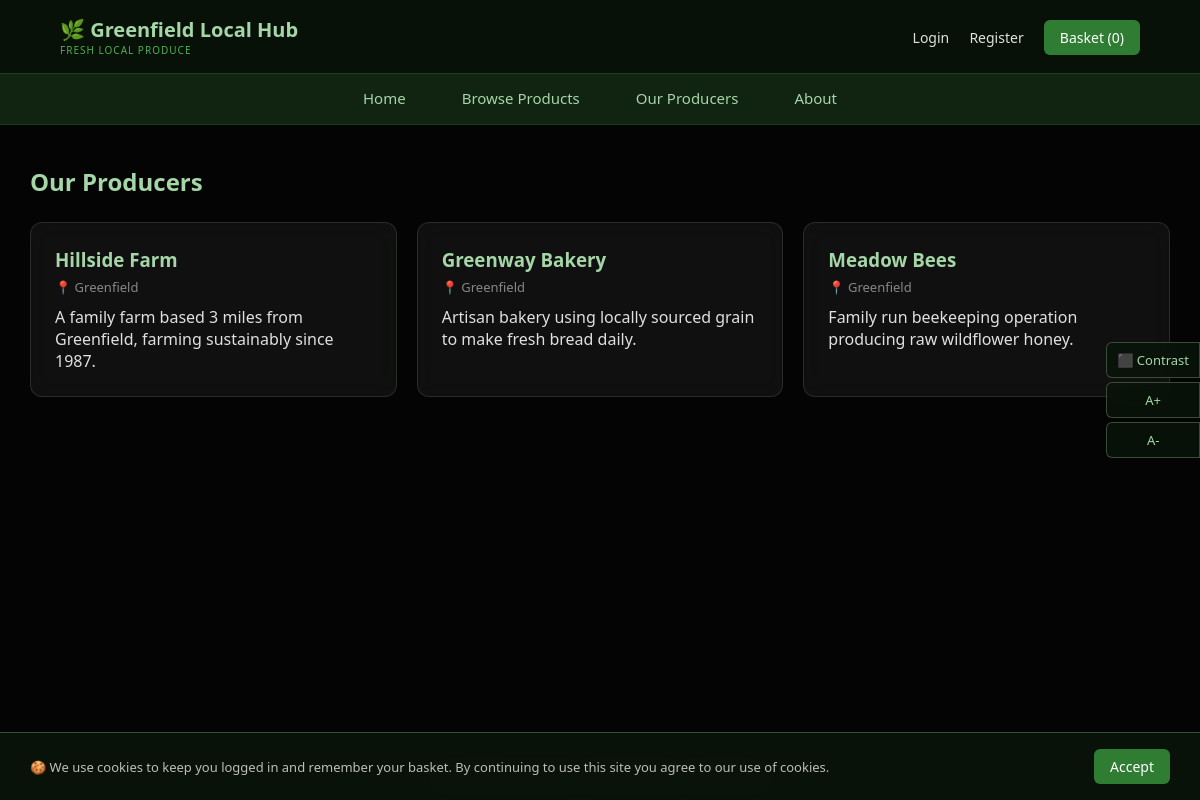
The app's page /producers, older data.
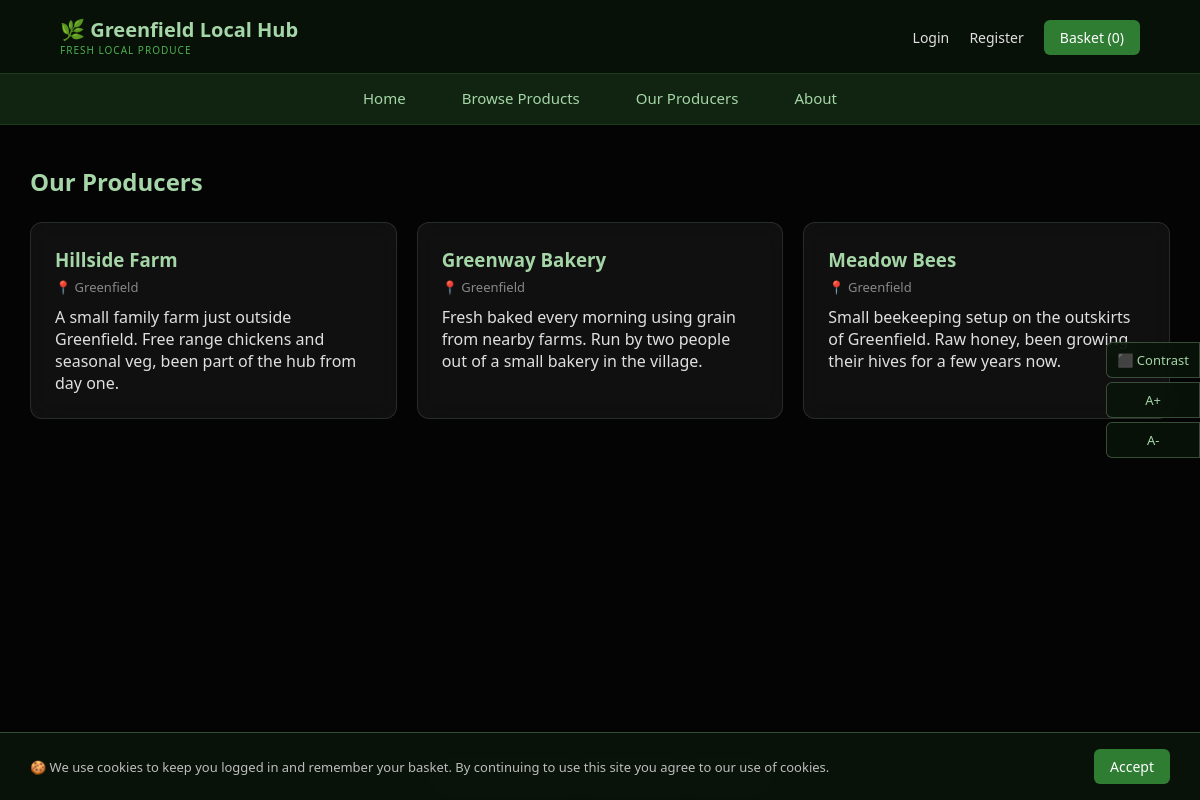
The same page, newer data.
### main.py (models this page shows)
class Producer(db.Model):
    id = db.Column(db.Integer, primary_key=True)
    name = db.Column(db.String(100), nullable=False)
    description = db.Column(db.Text)
    location = db.Column(db.String(150))
    user_id = db.Column(db.Integer, db.ForeignKey('user.id'))
    products = db.relationship('Product', backref='producer', lazy=True)

### main.py (the view)
@app.route('/producers')
def our_producers():
    producers = Producer.query.all()
    return render_template('producers.html', producers=producers)

### templates/producers.html (shortened to what this page needs)
{% extends 'base.html' %}
{% block content %}
<h2 style="color:#A5D6A7; margin-bottom:24px;">Our Producers</h2>
<div class="producer-grid">
    {% for producer in producers %}
        <div class="producer-card">
            <h3>{{ producer.name }}</h3>
            <p class="producer-location">📍 {{ producer.location }}</p>
            <p>{{ producer.description }}</p>
        </div>
    {% endfor %}
</div>
{% endblock %}

Row changes from the older to the newer data that the page shows:
changed Producer "Hillside Farm": description "A family farm based 3 miles from Greenfield, farming sustainably since 1987." → "A small family farm just outside Greenfield. Free range chickens and seasonal veg, been part of the hub from day one."
changed Producer "Greenway Bakery": description "Artisan bakery using locally sourced grain to make fresh bread daily." → "Fresh baked every morning using grain from nearby farms. Run by two people out of a small bakery in the village."
changed Producer "Meadow Bees": description "Family run beekeeping operation producing raw wildflower honey." → "Small beekeeping setup on the outskirts of Greenfield. Raw honey, been growing their hives for a few years now."
